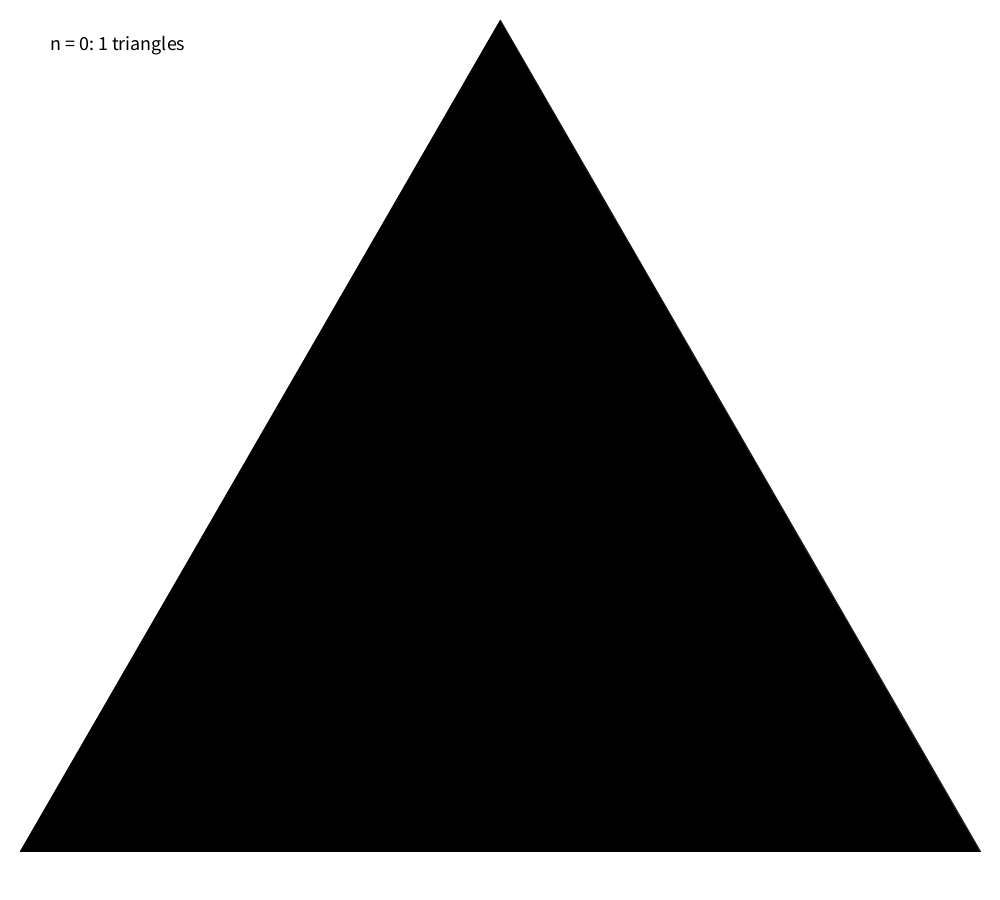
Frame 1 (no input)
Frame 60 (the mouse pressed at the canvas centre just before this capture): identical to frame 1, image omitted
Frame 120 (the mouse held since frame 60 and released just before this capture): identical to frame 1, image omitted

The Processing sketch that drew this single still picture (run headless with seeded random() and noise(); from frame 60 on, the mouse is pressed at the canvas centre):

// Processing sketch: ex08_sierpinskiGasket
// ── ex08_sierpinskiGasket.pde
int n = 0;

void setup() {
  size(1000, 900);
  background(255); // set the background to white
  textSize(20); // set the text size for displaying the number of triangles
  displayNumberOfTriangles(); // display the number of triangles in words and numbers
  drawSierpinskiTriangle(); // draw the initial sierpinski triangle and use the recursion to draw white triangles
}

void draw() {
  // draw is kept empty to make sure the loop is going
}

void mousePressed() {
  println("Mouse pressed"); // debugging process
  if (mouseButton == LEFT) { 
    println("Left button pressed");
    if (n < 8) {
      n++; // increment n if it's less than 8
    }
  } else if (mouseButton == RIGHT) {
    println("Right button pressed"); // debugging process
    if (n > 0) {
      n--; // decrement n if it's greater than 0
    }
  }
  background(255); // clear the background
  displayNumberOfTriangles(); // update the display of the number of triangles
  drawSierpinskiTriangle(); // redraw the sierpinski triangle with the new n value
}

void displayNumberOfTriangles() {
  int numberOfTriangles = (int)pow(3, n); // calculate the number of triangles
  fill(0); // set text color to black
  text("n = " + n + ": " + numberOfTriangles + " triangles", 50, 50); // display the number of triangles
}

void drawSierpinskiTriangle() {
  float side = width - 40; // length of the side of the triangle
  float height = (sqrt(3) / 2) * side; // height of the equilateral triangle
  
  float x1 = width / 2;
  float y1 = 20;
  float x2 = x1 - (side / 2);
  float y2 = y1 + height;
  float x3 = x1 + (side / 2);
  float y3 = y2;
  
  fill(0); // set the fill color to black
  triangle(x1, y1, x2, y2, x3, y3); // draw the large black triangle
  drawSierpinski(x1, y1, x2, y2, x3, y3, n); // start the recursive drawing of the sierpinski triangle
}

void drawSierpinski(float x1, float y1, float x2, float y2, float x3, float y3, int n) {
  if (n > 0) {
    // calculate the midpoints of the sides of the triangle
    float mx1 = (x1 + x2) / 2;
    float my1 = (y1 + y2) / 2;
    float mx2 = (x2 + x3) / 2;
    float my2 = (y2 + y3) / 2;
    float mx3 = (x3 + x1) / 2;
    float my3 = (y3 + y1) / 2;
    
    fill(255); // set fill color to white
    triangle(mx1, my1, mx2, my2, mx3, my3); // draw the white triangle to create the hole
    
    // recursively draw the smaller sierpinski triangles
    drawSierpinski(x1, y1, mx1, my1, mx3, my3, n-1);
    drawSierpinski(mx1, my1, x2, y2, mx2, my2, n-1);
    drawSierpinski(mx3, my3, mx2, my2, x3, y3, n-1);
  }
}
